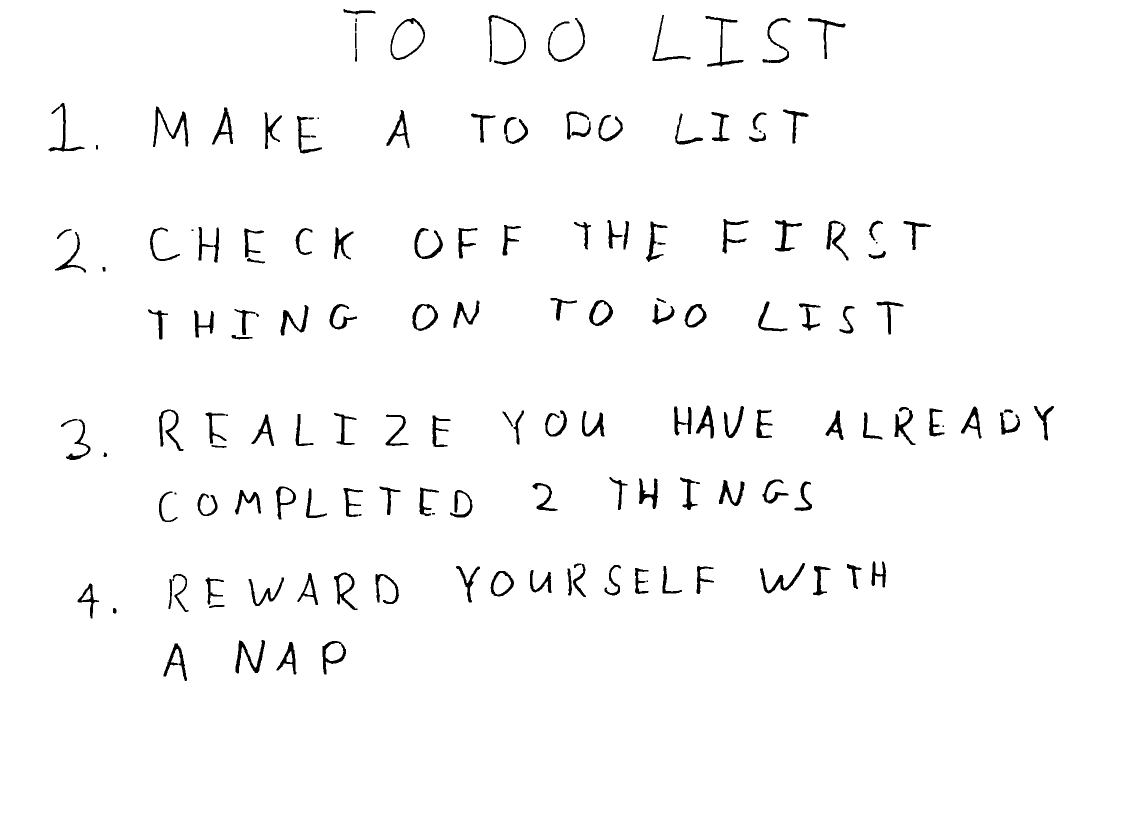
#> input picture lifany_hw4/python/bw.png, 2270 x 1631 px (shown at 1/2 size)
$ python -i q4.py   (imports and definitions only)
#> lines starting #> are read from the running program, lines starting #| are printed output that depends on the picture; after the words box and inside, x2 and y2 are one past the last pixel; in counts of white or black regions, pixels touching at a corner belong together
#> further down, picture is the input picture: shape (1631, 2270, 3); 97.7% white; 162 black regions (11 under 20 px), largest, box (x1, y1, x2, y2) and area: (306, 213, 377, 294) 1320, (471, 1280, 530, 1347) 1210, (977, 30, 1052, 130) 1135
import numpy as np

import skimage
import skimage.measure
import skimage.color
import skimage.restoration
import skimage.filters
import skimage.morphology
import skimage.segmentation

from skimage.io import imsave
import matplotlib.pyplot as plt
from skimage import data
from skimage.filters import threshold_otsu
from skimage.segmentation import clear_border
from skimage.measure import label, regionprops
from skimage.morphology import closing, square, area_opening, binary_closing, dilation, erosion
from skimage.color import label2rgb


# takes a color image
# returns a list of bounding boxes and black_and_white image
def findLetters(image):
    bboxes = []
    bw = None
    # insert processing in here
    # one idea estimate noise -> denoise -> greyscale -> threshold -> morphology -> label -> skip small boxes
    # this can be 10 to 15 lines of code using skimage functions

    ##########################
    ##### your code here #####
    ##########################
    # code reference: https://scikit-image.org/docs/dev/auto_examples/segmentation/plot_label.html
    sigma_est = skimage.restoration.estimate_sigma(image, channel_axis=-1, average_sigmas=True)
#> sigma_est = 1.17e-30
    print("image noise", sigma_est)
#| image noise 1.1695669281730096e-30
    denoised_image = skimage.restoration.denoise_bilateral(image, channel_axis=-1)
    grey_image = skimage.color.rgb2gray(denoised_image)

    thresh = threshold_otsu(grey_image)
#> thresh = 0.186
    bw = binary_closing(grey_image < thresh, square(3))
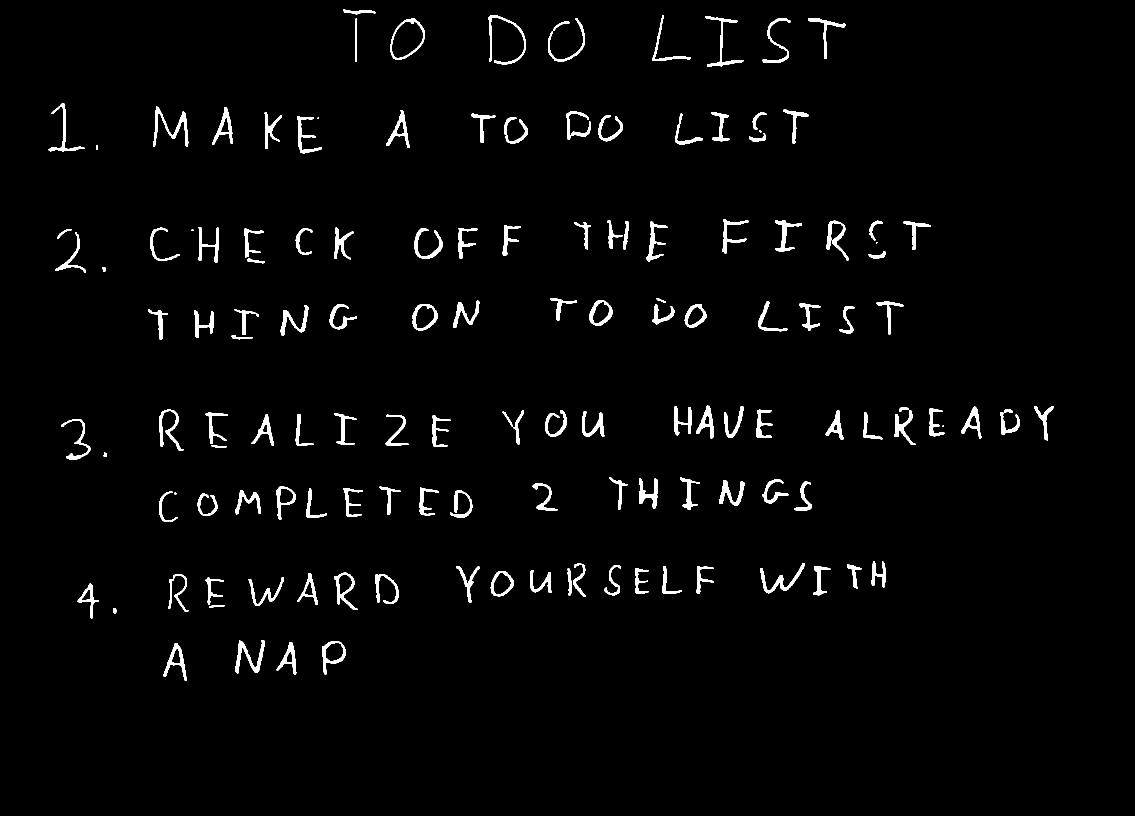
#> bw: shape (1631, 2270) bool (shown at 1/2 size); 2.3% white; 139 white regions (6 under 20 px), largest, box (x1, y1, x2, y2) and area: (306, 213, 377, 294) 1327, (471, 1280, 530, 1347) 1214, (977, 30, 1052, 130) 1137
    # dilation to prevent strokes marked as a letter
    d = np.ones((9,9)) # -row -column
    dilated_bw = dilation(bw, d)
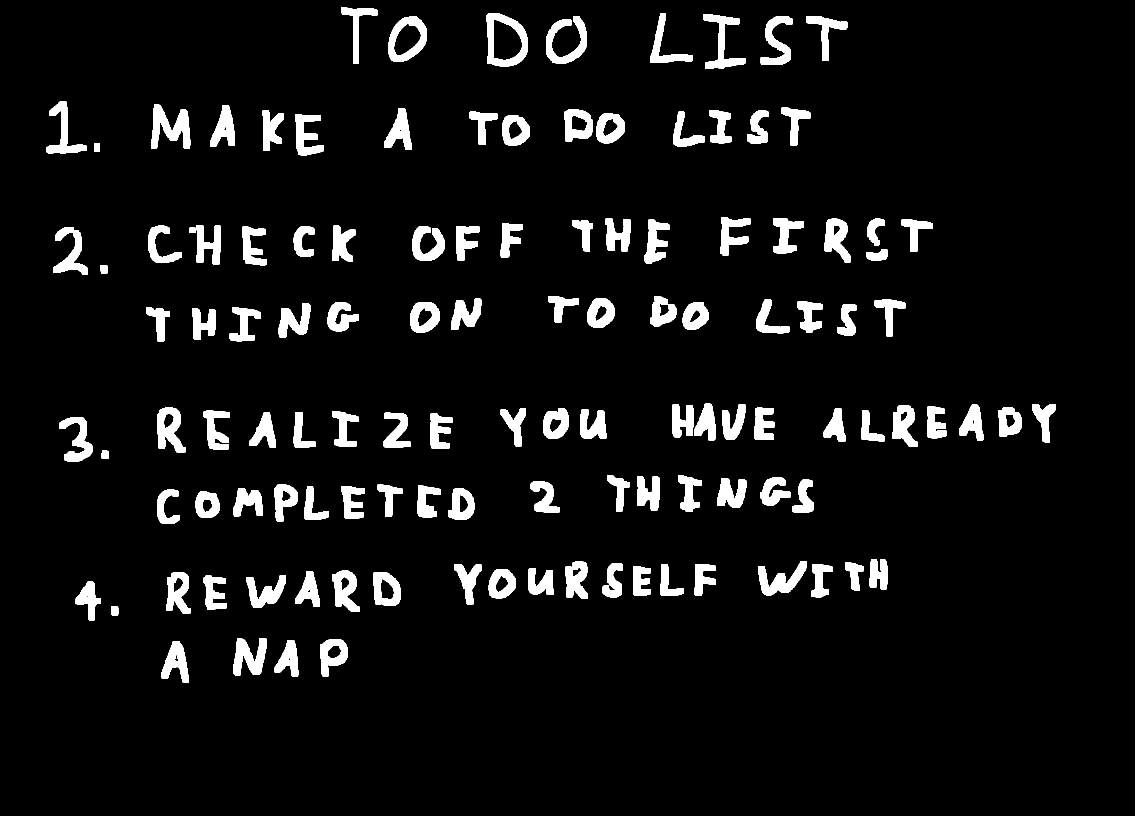
#> dilated_bw: shape (1631, 2270) bool (shown at 1/2 size); 6.6% white; 121 white regions, largest, box (x1, y1, x2, y2) and area: (973, 26, 1056, 134) 3815, (302, 209, 381, 298) 3744, (1092, 32, 1174, 128) 3345
    # remove artifacts connected to image border
    cleared = clear_border(dilated_bw)
    # label image regions
    label_image = label(cleared)
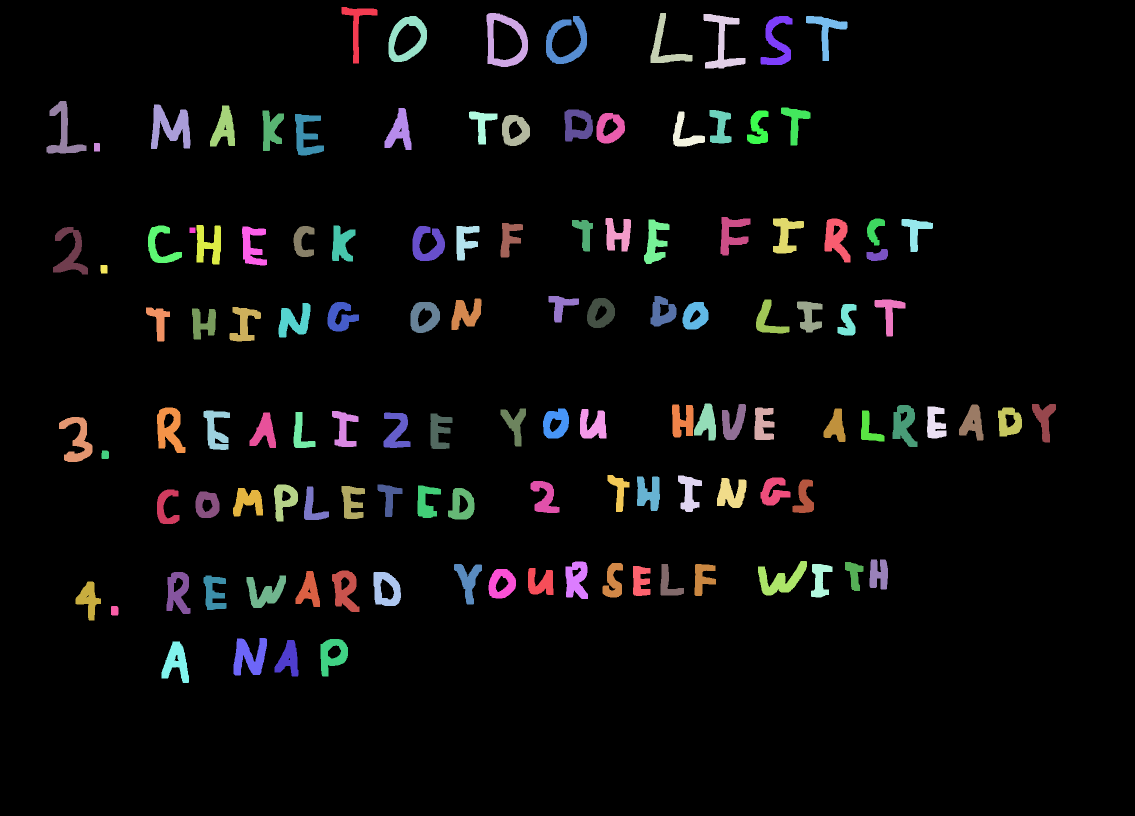
#> label_image: shape (1631, 2270) int32 (shown at 1/2 size); 122 distinct labels, from 0 to 121; one colour per label, 0 black

    for region in skimage.measure.regionprops(label_image):
        # take regions with large enough areas
        if region.area >=350:
            # draw rectangle
            minr, minc, maxr, maxc = region.bbox
            bboxes.append([minr, minc, maxr, maxc])
#> this loop made 121 passes
#> (minr, minc, maxr, maxc) on passes 1 to 12: (14, 683, 127, 755), (26, 973, 134, 1056), (26, 1301, 126, 1385), (28, 1407, 137, 1491), (32, 777, 124, 854), (32, 1092, 128, 1174), (32, 1521, 130, 1585), (32, 1612, 122, 1695), (202, 93, 307, 173), (209, 302, 298, 381), (211, 420, 293, 470), (215, 1562, 291, 1621)
#> after the loop, bboxes = 116 items, first 6: [14, 683, 127, 755], [26, 973, 134, 1056], [26, 1301, 126, 1385], [28, 1407, 137, 1491], [32, 777, 124, 854], [32, 1092, 128, 1174]

    return bboxes, grey_image

>>> import cv2
>>> picture = cv2.cvtColor(cv2.imread('bw.png'), cv2.COLOR_BGR2RGB)
>>> result = findLetters(picture)
